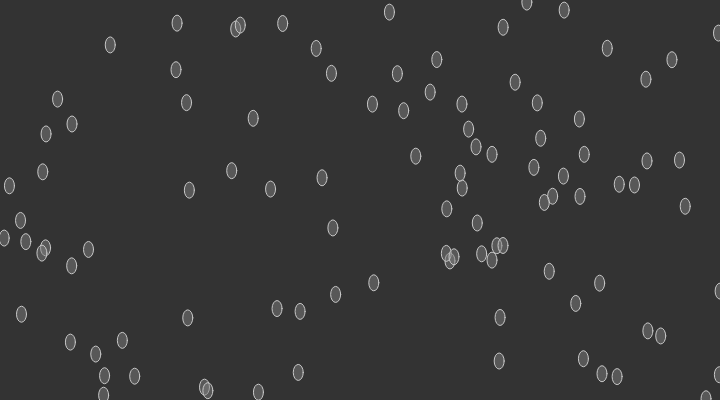
Frame 1 (no input)
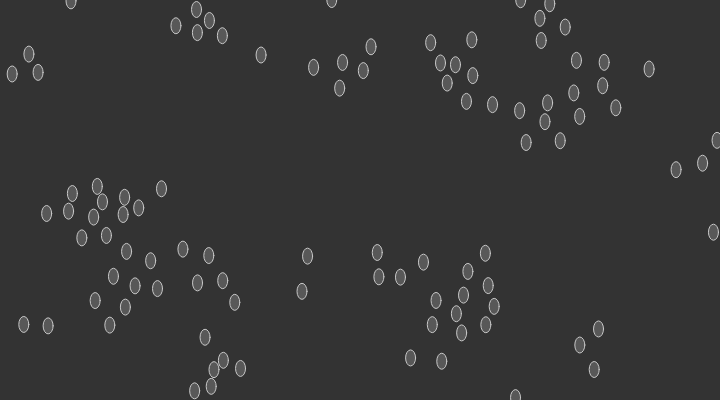
Frame 60 (no input)
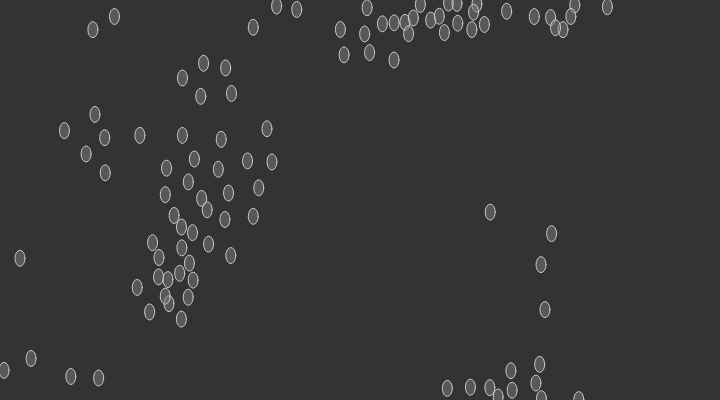
Frame 120 (the mouse pressed at the canvas centre since frame 60)

The p5.js sketch that drew these frames (run headless with seeded random() and noise() and a simulated clock; from frame 60 on, the mouse is pressed at the canvas centre):

// p5.js sketch
// ── sketch.js
let boids = [];

function setup() {
  createCanvas(720, 400);

  // Add an initial set of boids into the system
  for (let i = 0; i < 100; i++) {
    boids[i] = new Boid(random(width), random(height));
  }
}

function draw() {
  background(51);
  // Run all the boids
  for (let i = 0; i < boids.length; i++) {
    boids[i].run(boids);
  }
}

// Boid class
// Methods for Separation, Cohesion, Alignment added
class Boid {
  constructor(x, y) {
    this.acceleration = createVector(0, 0);
    this.velocity = p5.Vector.random2D();
    this.position = createVector(x, y);
    this.r = 1.0;
    this.maxspeed = 3;    // Maximum speed
    this.maxforce = 0.05; // Maximum steering force
  }

  run(boids) {
    this.flock(boids);
    this.update();
    this.borders();
    this.render();
  }
  
  // Forces go into acceleration
  applyForce(force) {
    this.acceleration.add(force);
  }
  
  // We accumulate a new acceleration each time based on three rules
  flock(boids) {
    let sep = this.separate(boids); // Separation
    let ali = this.align(boids);    // Alignment
    let coh = this.cohesion(boids); // Cohesion
    // Arbitrarily weight these forces
    sep.mult(2.5);
    ali.mult(1.0);
    coh.mult(1.0);
    // Add the force vectors to acceleration
    this.applyForce(sep);
    this.applyForce(ali);
    this.applyForce(coh);
  }
  
  // Method to update location
  update() {
    // Update velocity
    this.velocity.add(this.acceleration);
    // Limit speed
    this.velocity.limit(this.maxspeed);
    this.position.add(this.velocity);
    // Reset acceleration to 0 each cycle
    this.acceleration.mult(0);
  }
  
  // A method that calculates and applies a steering force towards a target
  // STEER = DESIRED MINUS VELOCITY
  seek(target) {
    let desired = p5.Vector.sub(target, this.position); // A vector pointing from the location to the target
    // Normalize desired and scale to maximum speed
    desired.normalize();
    desired.mult(this.maxspeed);
    // Steering = Desired minus Velocity
    let steer = p5.Vector.sub(desired, this.velocity);
    steer.limit(this.maxforce); // Limit to maximum steering force
    return steer;
  }
  
  // Draw boid as a circle
  render() {
    fill(127, 127);
    stroke(200);
    ellipse(this.position.x, this.position.y, 10, 16);
  }
  
  // Wraparound
  borders() {
    if (this.position.x < -this.r) this.position.x = width + this.r;
    if (this.position.y < -this.r) this.position.y = height + this.r;
    if (this.position.x > width + this.r) this.position.x = -this.r;
    if (this.position.y > height + this.r) this.position.y = -this.r;
  }
  
  // Separation
  // Method checks for nearby boids and steers away
  separate(boids) {
    let desiredseparation = 25.0;
    let steer = createVector(0, 0);
    let count = 0;
    // For every boid in the system, check if it's too close
    for (let i = 0; i < boids.length; i++) {
      let d = p5.Vector.dist(this.position, boids[i].position);
      // If the distance is greater than 0 and less than an arbitrary amount (0 when you are yourself)
      if ((d > 0) && (d < desiredseparation)) {
        // Calculate vector pointing away from neighbor
        let diff = p5.Vector.sub(this.position, boids[i].position);
        diff.normalize();
        diff.div(d); // Weight by distance
        steer.add(diff);
        count++; // Keep track of how many
      }
    }
    // Average -- divide by how many
    if (count > 0) {
      steer.div(count);
    }
  
    // As long as the vector is greater than 0
    if (steer.mag() > 0) {
      // Implement Reynolds: Steering = Desired - Velocity
      steer.normalize();
      steer.mult(this.maxspeed);
      steer.sub(this.velocity);
      steer.limit(this.maxforce);
    }
    return steer;
  }
  
  // Alignment
  // For every nearby boid in the system, calculate the average velocity
  align(boids) {
    let neighbordist = 50;
    let sum = createVector(0, 0);
    let count = 0;
    for (let i = 0; i < boids.length; i++) {
      let d = p5.Vector.dist(this.position, boids[i].position);
      if ((d > 0) && (d < neighbordist)) {
        sum.add(boids[i].velocity);
        count++;
      }
    }
    if (count > 0) {
      sum.div(count);
      sum.normalize();
      sum.mult(this.maxspeed);
      let steer = p5.Vector.sub(sum, this.velocity);
      steer.limit(this.maxforce);
      return steer;
    } else {
      return createVector(0, 0);
    }
  }
  
  // Cohesion
  // For the average location (i.e. center) of all nearby boids, calculate steering vector towards that location
  cohesion(boids) {
    let neighbordist = 50;
    let sum = createVector(0, 0); // Start with empty vector to accumulate all locations
    let count = 0;
    for (let i = 0; i < boids.length; i++) {
      let d = p5.Vector.dist(this.position, boids[i].position);
      if ((d > 0) && (d < neighbordist)) {
        sum.add(boids[i].position); // Add location
        count++;
      }
    }
    if (count > 0) {
      sum.div(count);
      return this.seek(sum); // Steer towards the location
    } else {
      return createVector(0, 0);
    }
  }  
}
